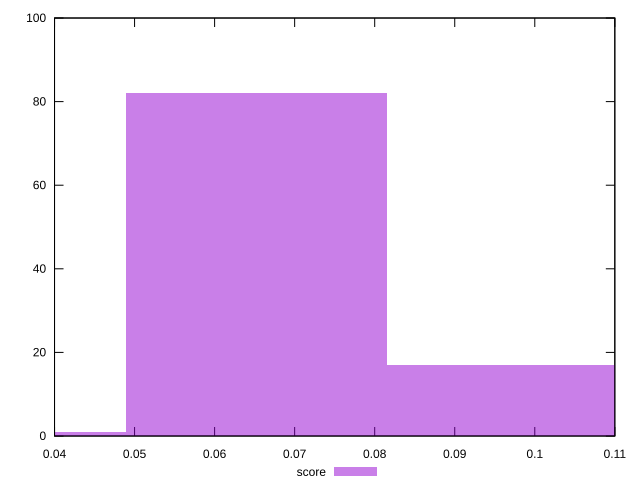

This figure's gnuplot source:
reset

$score <<EOF
0.06519325797528461 82
0.09778988696292691 17
0.032596628987642304 1
EOF

set key outside below
set boxwidth 0.032596628987642304
set xrange [0.04:0.11]
set yrange [0:100]
set trange [0:100]
set style fill transparent solid 0.5 noborder
set terminal svg size 640, 490 enhanced background rgb 'white'
set output "reprap/interactive/samples/pages+cached+noexternal+nomedia+nocss/score/histogram.svg"

plot $score title "score" with boxes

reset
